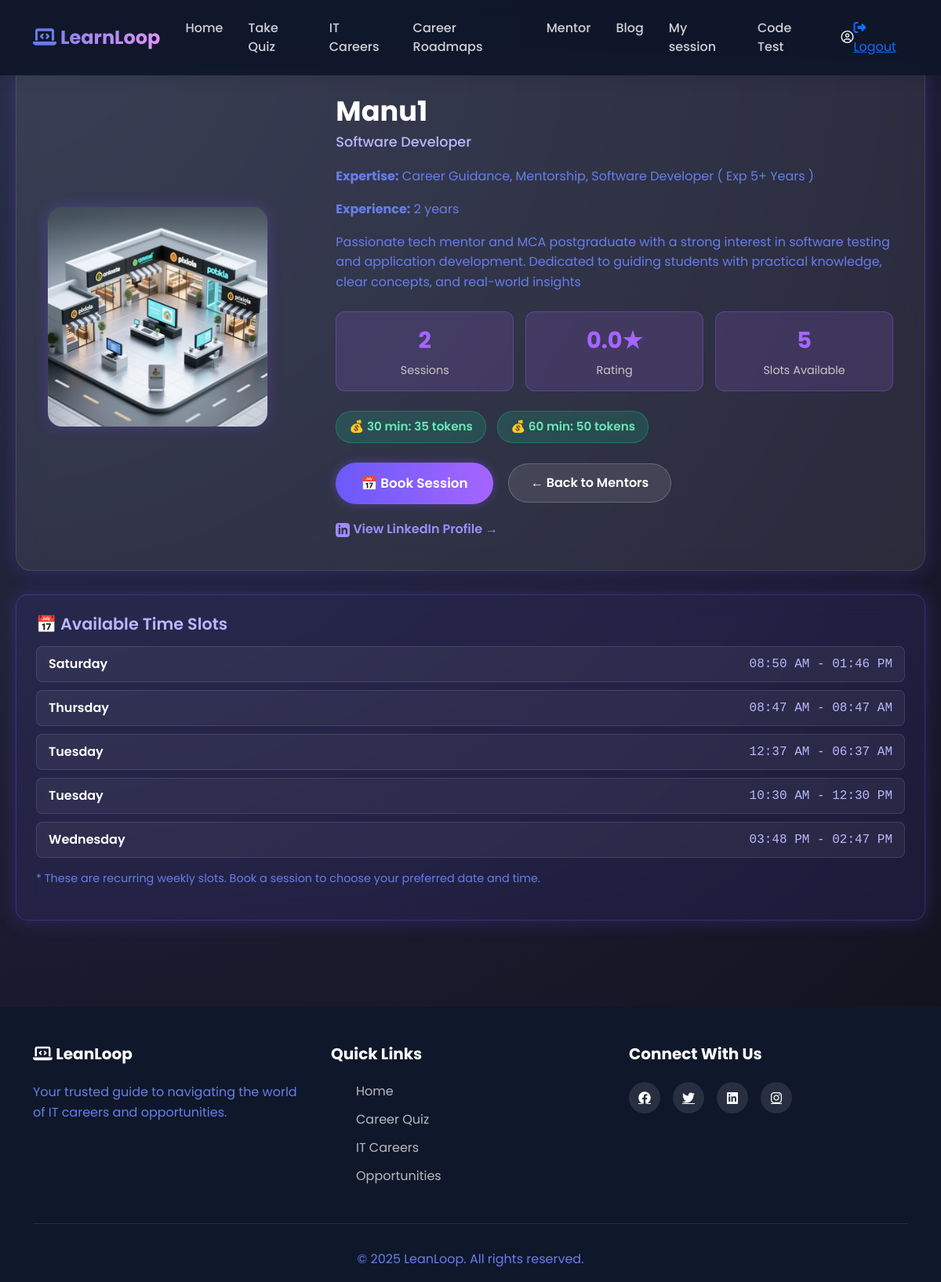
Page /mentor/detail/33/ on the committed database.
### accounts/models.py (models this page shows, shortened)
class CustomUser(AbstractUser):
    ROLE_CHOICES = (
        ('user', 'User'),
        ('mentor', 'Mentor'),
        ('Admin', 'Admin'),
    )
    role = models.CharField(
        max_length=10,
        choices=ROLE_CHOICES,
        default='user'
    )
    phone_regex = RegexValidator(
    regex=r'^[9876]\d{9}$',
    message="Phone number must be a 10-digit number and start with 9, 8, 7, or 6."
    )
    phone_number = models.CharField(
        max_length=10,
        blank=True,
        null=True,
        validators=[phone_regex],
        unique=True,
        help_text='Enter 10 digit phone number'
    )
    previous_experience = models.BooleanField(blank=True, null=True)
    is_approved=models.BooleanField(default=False)
    GENDER_CHOICES = [
        ('male', 'Male'),
        ('female', 'Female'),
        ('other', 'Other'),
        ('prefer_not_to_say', 'Prefer not to say'),
    ]
    gender = models.CharField(
        max_length=20,
        choices=GENDER_CHOICES,
        blank=False,
        null=False
    )
    profile_photo = models.ImageField(upload_to='mentor_photos/', blank=False, null=True)
    profession = models.CharField(max_length=100, blank=False, null=True)
    experience_years = models.PositiveIntegerField(
        null=True,
        blank=False
    )
    expertise = models.CharField(
        blank=False,
        null=True,
        max_length=100,
    )
    bio = models.CharField(
        blank=False,
        null=True,
    )
    linkedin = models.URLField(blank=True, null=True)
    portfolio = models.URLField(blank=True, null=True)
    available_days = models.JSONField(default=list)  # ["mon", "wed", "fri"]
    available_from = models.TimeField(default="09:00")
    available_to = models.TimeField(default="17:00")
    session_duration = models.CharField(
        max_length=10,
        choices=[
            ('30', '30 Minutes'),
            ('60', '60 Minutes'),
        ],null=True, blank=False
    )
    intro_video = models.FileField(upload_to="mentor_videos/", blank=True, null=True)
    created_at = models.DateTimeField(
        auto_now_add=True,
        null=True
    )

### mentor/models.py (models this page shows, shortened)
class MentorProfile(models.Model):
    user = models.OneToOneField(
        CustomUser,
        on_delete=models.CASCADE,
        related_name='mentor_profile'
    )
    bio = models.TextField(
        max_length=500,
        blank=True,
        null=True,
        help_text="Professional bio (max 500 characters)"
    )
    expertise = models.CharField(
        max_length=500,
        blank=True,
        null=True,
        help_text="Comma-separated skills (e.g., Python, Django, React)"
    )
    fee_30min = models.IntegerField(
        default=10,
        validators=[MinValueValidator(0), MaxValueValidator(1000)],
        help_text="Token fee for 30-minute session"
    )
    fee_60min = models.IntegerField(
        default=20,
        validators=[MinValueValidator(0), MaxValueValidator(2000)],
        help_text="Token fee for 60-minute session"
    )
    total_sessions = models.IntegerField(default=0)
    total_earnings = models.IntegerField(default=0)
    rating = models.DecimalField(
        max_digits=3,
        decimal_places=2,
        default=0.00,
        validators=[MinValueValidator(0), MaxValueValidator(5)]
    )
    is_active = models.BooleanField(default=True)
    created_at = models.DateTimeField(auto_now_add=True)
    updated_at = models.DateTimeField(auto_now=True)
    class Meta:
        verbose_name = "Mentor Profile"
        verbose_name_plural = "Mentor Profiles"

class AvailabilitySlot(models.Model):
    DAYS_OF_WEEK = [
        ('monday', 'Monday'),
        ('tuesday', 'Tuesday'),
        ('wednesday', 'Wednesday'),
        ('thursday', 'Thursday'),
        ('friday', 'Friday'),
        ('saturday', 'Saturday'),
        ('sunday', 'Sunday'),
    ]
    mentor = models.ForeignKey(
        CustomUser,
        on_delete=models.CASCADE,
        related_name='mentor_availability_slots',
        limit_choices_to={'role': 'mentor'}
    )
    day_of_week = models.CharField(max_length=10, choices=DAYS_OF_WEEK)
    start_time = models.TimeField()
    end_time = models.TimeField()
    is_active = models.BooleanField(default=True)
    created_at = models.DateTimeField(auto_now_add=True)
    class Meta:
        verbose_name = "Availability Slot"
        verbose_name_plural = "Availability Slots"
        ordering = ['day_of_week', 'start_time']

### mentor/views.py (the view)
# urls.py: path('detail/<int:id>/', views.mentor_detail, name='mentor_detail'),
def mentor_detail(request, id):
    mentor = get_object_or_404(CustomUser, id=id, role='mentor')
    try:
        mentor_profile = MentorProfile.objects.get(user=mentor)
    except MentorProfile.DoesNotExist:
        mentor_profile = None
    availability_slots = AvailabilitySlot.objects.filter(
        mentor=mentor,
        is_active=True
    ).order_by('day_of_week', 'start_time')
    user_sessions = None
    if request.user.is_authenticated:
        user_sessions = MentorshipSession.objects.filter(
            mentor=mentor,
            student=request.user
        ).order_by('-scheduled_date', '-scheduled_time')[:5]
    context = {
        'mentor': mentor,
        'mentor_profile': mentor_profile,
        'availability_slots': availability_slots,
        'user_sessions': user_sessions,
    }
    return render(request, 'mentor_detail.html', context)

### mentor/templates/mentor_detail.html (shortened to what this page needs)
{% extends 'dashboard/userbase.html' %}
{% block content %}
<div class="mentor-wrapper">
    <div class="mentor-card">
        <div class="row align-items-center">
            <div class="col-md-4 text-center">
                <div class="mentor-photo">
                    {% if mentor.profile_photo %}
                    <img src="{{ mentor.profile_photo.url }}" class="img-fluid" alt="{{ mentor.username }}">
                    {% endif %}
                </div>
            </div>
            <div class="col-md-8">
                <h2 class="mentor-name">{{ mentor.username }}</h2>
                <h5 class="mentor-role">{{ mentor.profession|default:"Professional Mentor" }}</h5>
                <div class="info-row">
                    <p><strong>Expertise:</strong> {{ mentor_profile.expertise|default:mentor.expertise|default:"Various Technologies" }}</p>
                </div>
                <div class="info-row">
                    <p><strong>Experience:</strong> {{ mentor.experience_years|default:"N/A" }} years</p>
                </div>
                {% if mentor_profile.bio %}
                <div class="info-row">
                    <p>{{ mentor_profile.bio }}</p>
                </div>
                {% elif mentor.bio %}
                <div class="info-row">
                    <p>{{ mentor.bio }}</p>
                </div>
                {% endif %}
                {% if mentor_profile %}
                <div class="stats-section">
                    <div class="stat-box">
                        <div class="number">{{ mentor_profile.total_sessions }}</div>
                        <div class="label">Sessions</div>
                    </div>
                    <div class="stat-box">
                        <div class="number">{{ mentor_profile.rating|floatformat:1 }}★</div>
                        <div class="label">Rating</div>
                    </div>
                    <div class="stat-box">
                        <div class="number">{{ availability_slots.count }}</div>
                        <div class="label">Slots Available</div>
                    </div>
                </div>
                <div style="margin: 20px 0;">
                    <span class="fee-badge">💰 30 min: {{ mentor_profile.fee_30min }} tokens</span>
                    <span class="fee-badge">💰 60 min: {{ mentor_profile.fee_60min }} tokens</span>
                </div>
                {% endif %}
                <div style="margin-top: 25px;">
                    <a href="{% url 'book_session' mentor.id %}" class="btn btn-glow">📅 Book Session</a>
                    <a href="{% url 'mentor_list' %}" class="btn-secondary-glow">← Back to Mentors</a>
                </div>
                {% if mentor.linkedin %}
                <div class="linkedin-link">
                    <a href="{{ mentor.linkedin }}" target="_blank">
                        View LinkedIn Profile →
                    </a>
                </div>
                {% endif %}
            </div>
        </div>
    </div>
    {% if availability_slots %}
    <div class="mentor-card availability-section">
        <h3 class="availability-title">📅 Available Time Slots</h3>
        {% for slot in availability_slots %}
        <div class="slot-item">
            <span class="slot-day">{{ slot.get_day_of_week_display }}</span>
            <span class="slot-time">{{ slot.start_time|time:"h:i A" }} - {{ slot.end_time|time:"h:i A" }}</span>
        </div>
        {% endfor %}
        <p style="margin-top: 15px; font-size: 0.9rem; color: #999;">
            * These are recurring weekly slots. Book a session to choose your preferred date and time.
        </p>
    </div>
    {% endif %}
</div>
{% endblock %}

### static/css/userpage.css (style rules this page uses)
* { margin: 0; padding: 0; box-sizing: border-box; }
:root { --primary-color: #667eea; --secondary-color: #764ba2; --accent-color: #f093fb; --dark-bg: #0f172a; --light-bg: #f8f9fa; --text-dark: #1e293b; --text-light: #ffffff; --card-bg: #ffffff; --shadow: 0 10px 30px rgba(0, 0, 0, 0.1); --shadow-hover: 0 20px 60px rgba(0, 0, 0, 0.2); }
body { font-family: 'Poppins', sans-serif; color: var(--text-dark); overflow-x: hidden; background: var(--light-bg); }
html { scroll-behavior: smooth; }
.navbar-brand i,p { -webkit-text-fill-color: var(--primary-color); }

### mentor/templates/mentor_detail.html (style rules this page uses)
body { background: radial-gradient(circle at top left, #283048, #1b1b2f 60%, #0f0f17); color: #eaeaea; font-family: "Poppins", sans-serif; min-height: 100vh; }
.mentor-wrapper { max-width: 1200px; margin: 60px auto; padding: 20px; animation: fadeIn 0.8s ease; }
.mentor-card { backdrop-filter: blur(14px); background: rgba(255, 255, 255, 0.08); border-radius: 20px; padding: 40px; border: 1px solid rgba(255, 255, 255, 0.1); box-shadow: 0 0 25px rgba(120, 80, 255, 0.25); transition: 0.3s ease; margin-bottom: 30px; }
.mentor-photo img { border-radius: 18px; box-shadow: 0 0 18px rgba(120, 80, 255, 0.3); width: 100%; max-width: 280px; height: auto; object-fit: cover; display: block; }
.mentor-name { font-size: 2.2rem; font-weight: 700; color: #ffffff; margin-bottom: 8px; }
.mentor-role { color: #b8b8ff; font-size: 1.1rem; margin-bottom: 20px; }
.info-row { margin-bottom: 12px; }
.info-row strong { color: #a594ff; }
p { color: #d7d7d7; font-size: 1rem; line-height: 1.6; }
.stats-section { display: grid; grid-template-columns: repeat(auto-fit, minmax(140px, 1fr)); gap: 15px; margin: 25px 0; }
.stat-box { background: rgba(165, 101, 255, 0.15); border: 1px solid rgba(165, 101, 255, 0.3); border-radius: 12px; padding: 15px; text-align: center; }
.stat-box .number { font-size: 1.8rem; font-weight: 700; color: #a565ff; }
.stat-box .label { font-size: 0.9rem; color: #c7c7c7; margin-top: 5px; }
.availability-section { background: rgba(106, 90, 249, 0.1); border: 1px solid rgba(106, 90, 249, 0.3); border-radius: 15px; padding: 25px; }
.availability-title { font-size: 1.3rem; font-weight: 600; color: #b8b8ff; margin-bottom: 15px; }
.slot-item { background: rgba(255, 255, 255, 0.05); border: 1px solid rgba(255, 255, 255, 0.1); border-radius: 8px; padding: 10px 15px; margin-bottom: 10px; display: flex; justify-content: space-between; align-items: center; }
.slot-day { font-weight: 600; color: #ffffff; }
.slot-time { color: #b8b8ff; font-family: 'Courier New', monospace; }
.btn-glow { background: linear-gradient(90deg, #6a5af9, #a565ff); border: none; color: white; padding: 14px 32px; border-radius: 50px; font-weight: 600; font-size: 1.05rem; transition: 0.25s; box-shadow: 0 0 12px rgba(130, 80, 255, 0.4); text-decoration: none; display: inline-block; cursor: pointer; }
.btn-secondary-glow { background: rgba(255, 255, 255, 0.1); border: 1px solid rgba(255, 255, 255, 0.2); color: white; padding: 12px 28px; border-radius: 50px; font-weight: 600; transition: 0.25s; text-decoration: none; display: inline-block; margin-left: 15px; }
.linkedin-link { margin-top: 20px; }
.linkedin-link a { color: #9f8cff; text-decoration: none; font-weight: 600; font-size: 1rem; }
.fee-badge { display: inline-block; background: rgba(16, 185, 129, 0.2); border: 1px solid rgba(16, 185, 129, 0.4); color: #6ee7b7; padding: 8px 16px; border-radius: 20px; font-size: 0.95rem; font-weight: 600; margin-right: 10px; }

### rows in the picture
CustomUser: profile_photo (picture), username "Manu1", profession "Software Developer", experience_years "2"
MentorProfile: expertise "Career Guidance, Mentorship, Software Developer ( Exp 5+ Years )", bio "Passionate tech mentor and MCA postgraduate with a strong interest in software testing and application development. Dedicated to guiding students with practical knowledge, clear concepts, and real-world insights", total_sessions "2", rating "0.0", fee_30min "35", fee_60min "50"
AvailabilitySlot: day_of_week "Saturday", start_time "08:50 AM", end_time "01:46 PM"
AvailabilitySlot: day_of_week "Thursday", start_time "08:47 AM", end_time "08:47 AM"
AvailabilitySlot: day_of_week "Tuesday", start_time "12:37 AM", end_time "06:37 AM"
AvailabilitySlot: day_of_week "Tuesday", start_time "10:30 AM", end_time "12:30 PM"
AvailabilitySlot: day_of_week "Wednesday", start_time "03:48 PM", end_time "02:47 PM"

### other values in the picture
{{ availability_slots.count }} "5"
